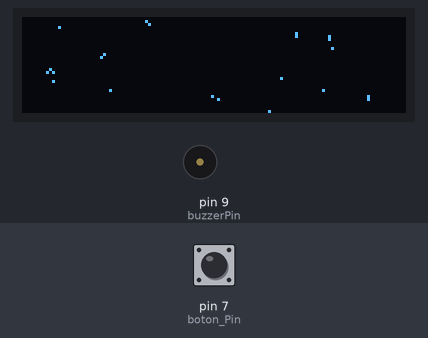
Recording of a sketch running on a simulated Arduino Uno, built with avr-gcc and run on an emulated ATmega328P. Shown: 128×32 one-colour display, buzzer (waves = sounding). Inputs (shaded band) come from the test bench; at power-on: pin 7 (boton_Pin) LOW.

Above: at 1.2 s.
1.3 s: pin 7 (boton_Pin) pulled HIGH for 0.15 s
At 7.8 s:
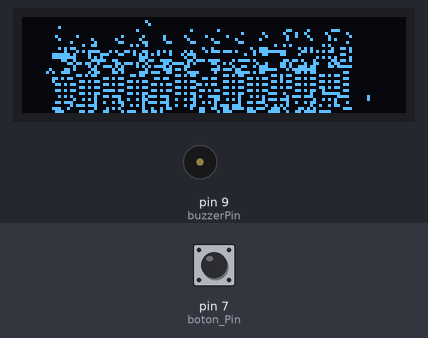
8.1 s: pin 7 (boton_Pin) pulled HIGH for 1 s
At 8.25 s:
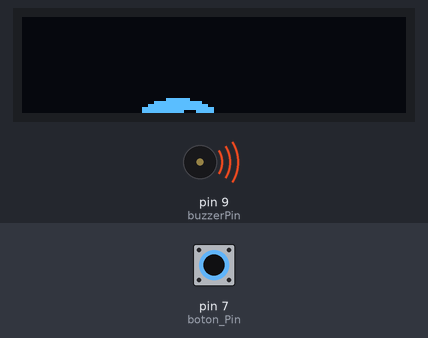
Timing chart, 0 to 14.9 s (numbered marks = the images above; inputs shaded):
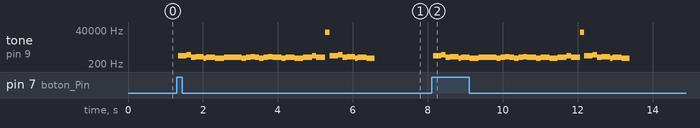

Measured:
- after the input at 1.3 s, tone on pin 9 (buzzerPin): plays 740 Hz for 0.22 s, 831 Hz for 0.12 s, 554 Hz for 0.12 s, 622 Hz for 0.22 s, 494 Hz for 0.06 s, 587 Hz for 0.12 s … (38 notes in this stretch), starting at once; the display: first changes at once (image 1 shows a later state)
- after the input at 8.1 s, tone on pin 9 (buzzerPin): plays 740 Hz for 0.22 s, 831 Hz for 0.12 s, 554 Hz for 0.12 s, 622 Hz for 0.22 s, 494 Hz for 0.06 s, 587 Hz for 0.12 s … (38 notes in this stretch), starting at once; the display: changes at once (image 2)

The sketch:

Gato_ronoso.ino
```cpp
#include <Arduino.h>
#include <Wire.h>
#include <Adafruit_GFX.h>
#include <Adafruit_SSD1306.h>
#define SCREEN_WIDTH 128 // OLED display width, in pixels
#define SCREEN_HEIGHT 32 // OLED display height, in pixels
#define OLED_RESET     -1 // Reset pin # (or -1 if sharing Arduino reset pin)
#define SCREEN_ADDRESS 0x3C ///< See datasheet for Address; 0x3D for 128x64, 0x3C for 128x32
Adafruit_SSD1306 display(SCREEN_WIDTH, SCREEN_HEIGHT, &Wire, OLED_RESET);
#define LOGO_WIDTH 100
#define LOGO_HEIGHT 100
#define LOGO_WIDTH2 70
#define LOGO_HEIGHT2 44
#define LOGO_WIDTH3 120
#define LOGO_HEIGHT3 70
//Imagen 1
const unsigned char  PROGMEM imagen_1[]= {
   0x00, 0x00, 0x00, 0x00, 0x00, 0x00, 0x00, 0x00, 0x00, 0x00, 0x00, 0x00, 0x00, 0x00, 0x00, 0x00,
  0x00, 0x00, 0x00, 0x00, 0x00, 0x00, 0x00, 0x00, 0x00, 0x00, 0x00, 0x00, 0x00, 0x00, 0x03, 0xfc,
  0x00, 0x00, 0x00, 0x00, 0x00, 0x00, 0x00, 0x00, 0x00, 0x00, 0x00, 0x3f, 0xff, 0xc0, 0x00, 0x00,
  0x00, 0x00, 0x00, 0x00, 0x00, 0x00, 0x00, 0x00, 0xff, 0xff, 0xf0, 0x00, 0x00, 0x00, 0x00, 0x00,
  0x00, 0x00, 0x00, 0x00, 0x03, 0xff, 0xff, 0xfc, 0x00, 0x00, 0x00, 0x00, 0x00, 0x00, 0x00, 0x00,
  0x00, 0x03, 0xff, 0xf0, 0xfc, 0x00, 0x00, 0x00, 0x00, 0x00, 0x00, 0x00, 0x00, 0x00, 0x0f, 0xff,
  0xfc, 0x3f, 0x00, 0x00, 0x00, 0x00, 0x00, 0x00, 0x00, 0x00, 0x00, 0x0f, 0xff, 0xff, 0x3f, 0x00,
  0x00, 0x00, 0x00, 0x00, 0x00, 0x00, 0x00, 0x00, 0x0f, 0xff, 0xff, 0xff, 0x00, 0x00, 0x00, 0x00,
  0x00, 0x00, 0x00, 0x00, 0x00, 0x0f, 0xff, 0xff, 0xff, 0x00, 0x00, 0x00, 0x00, 0x00, 0x00, 0x00,
  0x00, 0x00, 0x0f, 0xff, 0xff, 0xff, 0x00, 0x00, 0x00, 0x00, 0x00, 0x00, 0x00, 0x00, 0x00, 0x0f,
  0xff, 0xff, 0xff, 0x00, 0x00, 0x00, 0x00, 0x00, 0x00, 0x00, 0x00, 0x00, 0x03, 0xff, 0xff, 0xfc,
  0x00, 0x00, 0x00, 0x00, 0x00, 0x00, 0x00, 0x00, 0x00, 0x03, 0xff, 0xff, 0xfc, 0x00, 0x00, 0x00,
  0x00, 0x00, 0x00, 0x00, 0x00, 0x00, 0x00, 0xff, 0xff, 0xf0, 0x00, 0x00, 0x00, 0x00, 0x00, 0x00,
  0x00, 0x00, 0x00, 0x00, 0x3f, 0xff, 0xc0, 0x00, 0x00, 0x00, 0x00, 0x00, 0x00, 0x00, 0x00, 0x00,
  0x00, 0x03, 0xfc, 0x00, 0x00, 0x00, 0x00, 0x00, 0x00, 0x00, 0x00, 0x00, 0x00, 0x00, 0x00, 0xf0,
  0x00, 0x00, 0x00, 0x00, 0x00, 0x00, 0x00, 0x00, 0x00, 0x00, 0x00, 0x00, 0xf0, 0x00, 0x00, 0x00,
  0x00, 0x00, 0x00, 0x00, 0x00, 0x00, 0x00, 0x00, 0x03, 0xfc, 0x00, 0x00, 0x00, 0x00, 0x00, 0x00,
  0x00, 0x00, 0x00, 0x00, 0x00, 0x03, 0xfc, 0x00, 0x00, 0x00, 0x00, 0x00, 0x00, 0x00, 0x00, 0x00,
  0x00, 0x00, 0x00, 0x00, 0x00, 0x00, 0x00, 0x00, 0x00, 0x00, 0x00, 0x00, 0x00, 0x00, 0x00, 0x00,
  0x00, 0x00, 0x00, 0x00, 0x00, 0x00, 0x00, 0x00, 0x00, 0x00, 0x00, 0x00, 0x00, 0x00, 0x00, 0x00,
  0x00, 0x00, 0x00, 0x00, 0x00, 0x00, 0x00, 0x00, 0x00, 0x00, 0x00, 0x00, 0x00, 0x00, 0x00, 0x00,
  0x00, 0x00, 0x00, 0x00, 0x00, 0x00, 0x00, 0x00, 0x00, 0x00, 0x00, 0x00, 0x00, 0x00, 0x00, 0x00,
  0x00, 0x00, 0x00, 0x00, 0x00, 0xf0, 0x00, 0x0f, 0x80, 0x00, 0x00, 0x00, 0x00, 0x00, 0x00, 0x00,
  0x00, 0x03, 0x0c, 0x00, 0x38, 0xe0, 0x00, 0x00, 0x00, 0x00, 0x00, 0x00, 0x00, 0x00, 0x03, 0x03,
  0x00, 0xe0, 0xe0, 0x00, 0x00, 0x00, 0x00, 0x00, 0x00, 0x00, 0x00, 0x03, 0x00, 0xff, 0x00, 0xe0,
  0x00, 0x00, 0x00, 0x00, 0x00, 0x00, 0x00, 0x00, 0x03, 0x00, 0x00, 0x00, 0xe0, 0x00, 0x00, 0x00,
  0x00, 0x00, 0x00, 0x00, 0x00, 0x0c, 0x00, 0x00, 0x00, 0x18, 0x00, 0x00, 0x00, 0x00, 0x00, 0x00,
  0x00, 0x00, 0x0c, 0x03, 0x00, 0x0e, 0x18, 0x00, 0x00, 0x00, 0x00, 0x00, 0x00, 0x00, 0x00, 0x0c,
  0x0f, 0x03, 0x3e, 0x18, 0x00, 0x00, 0x00, 0x00, 0x00, 0x00, 0x00, 0x00, 0x0c, 0x00, 0x00, 0x00,
  0x18, 0x00, 0x00, 0x00, 0x00, 0x00, 0x00, 0x00, 0x00, 0x0c, 0x03, 0x0c, 0x38, 0x18, 0x00, 0x00,
  0x00, 0x00, 0x00, 0x00, 0x00, 0x00, 0x33, 0x03, 0xff, 0xf8, 0xe0, 0x00, 0x00, 0x00, 0x00, 0x00,
  0x00, 0x00, 0x00, 0x30, 0xc0, 0x00, 0x03, 0x80, 0x00, 0x00, 0x00, 0x00, 0x00, 0x00, 0x00, 0x00,
  0xc0, 0x3f, 0xff, 0xfe, 0x00, 0x00, 0x00, 0x00, 0x00, 0x00, 0x00, 0x00, 0x00, 0xf0, 0x00, 0x00,
  0x30, 0x00, 0x00, 0x00, 0x00, 0x00, 0x00, 0x00, 0x00, 0x00, 0x30, 0x0c, 0x00, 0x30, 0x00, 0x00,
  0x00, 0x00, 0x00, 0x00, 0x00, 0x00, 0x03, 0x0f, 0x0c, 0x0c, 0x30, 0x00, 0x00, 0x00, 0x00, 0x00,
  0x00, 0x00, 0x3f, 0xc3, 0x0f, 0x0c, 0x3c, 0x30, 0x00, 0x00, 0x00, 0x00, 0x00, 0x00, 0x00, 0x3f,
  0xc3, 0x03, 0x0c, 0x3c, 0x30, 0x00, 0x00, 0x00, 0x00, 0x00, 0x00, 0x00, 0xc0, 0xff, 0x03, 0x0c,
  0x3c, 0x30, 0x00, 0x00, 0x00, 0x00, 0x00, 0x00, 0x00, 0xf0, 0x0f, 0x03, 0x0c, 0x3c, 0x30, 0x00,
  0x00, 0x00, 0x00, 0x00, 0x00, 0x00, 0x0f, 0xf3, 0x00, 0xf0, 0x33, 0xc0, 0x00, 0x00, 0x00, 0x00,
  0x00, 0x00, 0x00, 0x00, 0x3f, 0xc0, 0x00, 0x30, 0x00, 0x00, 0x00, 0x00, 0x00, 0x00, 0x00, 0x00,
  0x00, 0x00, 0xc0, 0xfc, 0x30, 0x00, 0x00, 0x00, 0x00, 0x00, 0x00, 0x00, 0x00, 0x00, 0x00, 0xc3,
  0x0c, 0x30, 0x00, 0x00, 0x00, 0x00, 0x00, 0x00, 0x00, 0x00, 0x00, 0x00, 0xc3, 0x0c, 0x30, 0x00,
  0x00, 0x00, 0x00, 0x00, 0x00, 0x00, 0x00, 0x00, 0x00, 0xc3, 0x0c, 0x30, 0x00, 0x00, 0x00, 0x00,
  0x00, 0x00, 0x00, 0x00, 0x00, 0x00, 0x3c, 0x03, 0xc0, 0x00, 0x00, 0x00, 0x00, 0x00, 0x00, 0x00,
  0x00, 0x00, 0x00, 0x00, 0x00, 0x00, 0x00, 0x00, 0x00, 0x00, 0x00, 0x00, 0x00, 0x00, 0x00, 0x00,
  0x00, 0x00, 0x00, 0x00, 0x00, 0x00, 0x00, 0x00, 0x00, 0x00, 0x00, 0x00, 0x00, 0x00, 0x00, 0x00,
  0x00, 0x00, 0x00, 0x00, 0x00, 0x00, 0x00, 0x00, 0x00, 0x00, 0x00, 0x00, 0x00, 0x00, 0x00, 0x00,
  0x00, 0x00, 0x00, 0x00, 0x00, 0x00, 0x00, 0x00, 0x00, 0x00, 0x00, 0x00, 0x00, 0x00, 0x00, 0x00,
  0x00, 0x00, 0x00, 0x00, 0x00, 0x00, 0x00, 0x00, 0x00, 0x00, 0x00, 0x00
  };

const unsigned char  PROGMEM imagen_2[]= {
  0x00, 0x00, 0x00, 0x00, 0x00, 0x00, 0x00, 0x00, 0x00, 0x00, 0x00, 0x7f, 0xff, 0xff, 0xff, 0xf8,
  0x00, 0x00, 0x00, 0x01, 0x80, 0x00, 0x00, 0x00, 0x06, 0x00, 0x00, 0x00, 0x01, 0x80, 0x00, 0x00,
  0x00, 0x06, 0x00, 0x00, 0x00, 0x06, 0x00, 0x00, 0x00, 0x00, 0x01, 0x80, 0x00, 0x00, 0x06, 0x00,
  0x00, 0x00, 0x00, 0x01, 0x80, 0x00, 0x00, 0x06, 0x00, 0x00, 0x00, 0x00, 0x01, 0x80, 0x00, 0x00,
  0x06, 0x00, 0x00, 0x81, 0x00, 0x01, 0x80, 0x00, 0x00, 0x06, 0x00, 0x00, 0x00, 0x00, 0x01, 0x80,
  0x00, 0x00, 0x06, 0x02, 0x00, 0x00, 0x00, 0x01, 0x80, 0x00, 0x00, 0x06, 0x00, 0x00, 0x00, 0x70,
  0x01, 0x81, 0x00, 0x00, 0x06, 0x00, 0x00, 0x00, 0xf9, 0x01, 0x87, 0xc0, 0x00, 0x06, 0x00, 0x00,
  0x00, 0xfa, 0x01, 0x87, 0xc0, 0x00, 0x06, 0x00, 0x00, 0x03, 0x8e, 0x01, 0x9c, 0x70, 0x00, 0x06,
  0x00, 0x00, 0x03, 0x8f, 0x01, 0x9c, 0x70, 0x00, 0x06, 0x00, 0x02, 0x03, 0x83, 0x81, 0xf0, 0x70,
  0x00, 0x06, 0x00, 0x02, 0x03, 0x83, 0x81, 0xf0, 0x70, 0x1e, 0x06, 0x00, 0x00, 0x03, 0x80, 0x7f,
  0x80, 0x70, 0x1e, 0x06, 0x00, 0x00, 0x03, 0x80, 0x7f, 0x80, 0x70, 0x3e, 0x06, 0x00, 0x00, 0x03,
  0x80, 0x7f, 0x80, 0x70, 0xe1, 0x86, 0x00, 0x80, 0x03, 0x80, 0x00, 0x00, 0x70, 0xe1, 0xfe, 0x00,
  0x00, 0x0f, 0x00, 0x00, 0x00, 0x78, 0xe1, 0xfe, 0x00, 0x00, 0xce, 0x00, 0x00, 0x00, 0x1c, 0xe1,
  0xfe, 0x00, 0x00, 0xce, 0x01, 0x80, 0x02, 0x1c, 0x18, 0x06, 0x08, 0x00, 0x0e, 0x01, 0x80, 0x07,
  0x1c, 0x18, 0x06, 0x08, 0x00, 0x0e, 0x01, 0x80, 0x07, 0x1c, 0x0f, 0x86, 0x00, 0x00, 0x0e, 0x0f,
  0x81, 0x9f, 0x1c, 0x07, 0x86, 0x00, 0x00, 0x0e, 0x0f, 0x81, 0x9f, 0x1c, 0x00, 0x7e, 0x00, 0x00,
  0x0e, 0x00, 0x00, 0x00, 0x1c, 0x00, 0x7e, 0x00, 0x0c, 0x0e, 0x00, 0x00, 0x00, 0x1c, 0x00, 0x06,
  0x00, 0x00, 0x0e, 0x01, 0x86, 0x1c, 0x1c, 0x00, 0x06, 0x02, 0x00, 0x0e, 0x01, 0x86, 0x1c, 0x1c,
  0x00, 0x06, 0x00, 0x00, 0x07, 0x01, 0xff, 0xfc, 0x70, 0x00, 0x06, 0x00, 0x00, 0x03, 0x01, 0xff,
  0xfc, 0x70, 0x00, 0x07, 0x00, 0x00, 0x03, 0xc1, 0xff, 0xfd, 0xe0, 0x00, 0x07, 0x80, 0x00, 0x00,
  0xe0, 0x00, 0x01, 0xc0, 0x00, 0x07, 0x80, 0x00, 0x00, 0xe0, 0x00, 0x01, 0x80, 0x00, 0x18, 0x7f,
  0xff, 0xff, 0xff, 0xff, 0xfe, 0x00, 0x00, 0x18, 0x7f, 0xff, 0xff, 0xff, 0xff, 0xfe, 0x00, 0x00,
  0x18, 0x66, 0x1c, 0x00, 0x38, 0x66, 0x38, 0x00, 0x00, 0x18, 0x66, 0x1c, 0x00, 0x38, 0x66, 0x38,
  0x00, 0x00, 0x1f, 0x81, 0xfc, 0x00, 0x0f, 0xe1, 0xf8, 0x00, 0x00, 0x1f, 0x81, 0xfc, 0x00, 0x0f,
  0xe1, 0xf8, 0x00, 0x00, 0x00, 0x00, 0x00, 0x00, 0x00, 0x00, 0x00, 0x00
};

const unsigned char  PROGMEM imagen_3[]= {
  0x00, 0x00, 0x00, 0x00, 0x00, 0x00, 0x00, 0x00, 0x00, 0x00, 0x00, 0x00, 0x00, 0x00, 0x00, 0x00,
  0x00, 0x00, 0x00, 0x00, 0x40, 0x00, 0x00, 0x00, 0x00, 0x00, 0x00, 0x00, 0x00, 0x00, 0x00, 0x00,
  0x00, 0x00, 0x00, 0x20, 0x00, 0x00, 0x00, 0x00, 0x00, 0x00, 0x00, 0x00, 0x00, 0x00, 0x08, 0x00,
  0x00, 0x00, 0x00, 0x00, 0x00, 0x00, 0x00, 0x00, 0x00, 0x00, 0x00, 0x00, 0x00, 0x00, 0x00, 0x00,
  0x00, 0x00, 0x00, 0x00, 0x00, 0x00, 0x00, 0x00, 0x00, 0x00, 0x00, 0x00, 0x00, 0x00, 0x00, 0x00,
  0x00, 0x00, 0x00, 0x00, 0x00, 0x00, 0x10, 0x00, 0x00, 0x00, 0x00, 0x00, 0x00, 0x00, 0x00, 0x00,
  0x00, 0x00, 0x00, 0x00, 0x00, 0x10, 0x02, 0x00, 0x00, 0x00, 0x00, 0x00, 0x00, 0x00, 0x00, 0x00,
  0x00, 0x00, 0x00, 0x00, 0x00, 0x02, 0x00, 0x00, 0x00, 0x00, 0x00, 0x00, 0x00, 0x00, 0x00, 0x00,
  0x00, 0x00, 0x00, 0x00, 0x00, 0x00, 0x00, 0x00, 0x00, 0x00, 0x00, 0x00, 0x00, 0x00, 0x00, 0x00,
  0x00, 0x00, 0x00, 0x00, 0x00, 0x00, 0x00, 0x00, 0x00, 0x00, 0x00, 0x00, 0x00, 0x00, 0x00, 0x00,
  0x00, 0x00, 0x01, 0x00, 0x00, 0x00, 0x00, 0x00, 0x00, 0x00, 0x00, 0x00, 0x00, 0x00, 0x00, 0x00,
  0x00, 0x00, 0x00, 0x00, 0x00, 0x00, 0x00, 0x10, 0x00, 0x00, 0x00, 0x00, 0x00, 0x00, 0x00, 0x00,
  0x00, 0x00, 0x00, 0x00, 0x00, 0x00, 0x20, 0x00, 0x00, 0x00, 0x00, 0x00, 0x00, 0x00, 0x00, 0x00,
  0x00, 0x00, 0x00, 0x00, 0x00, 0x00, 0x00, 0x00, 0x00, 0x00, 0x00, 0x00, 0x00, 0x00, 0x00, 0x00,
  0x00, 0x00, 0x00, 0x00, 0x00, 0x00, 0x00, 0x00, 0x00, 0x00, 0x00, 0x00, 0x00, 0x00, 0x00, 0x00,
  0x00, 0x00, 0x00, 0x00, 0x00, 0x00, 0x00, 0x00, 0x00, 0x00, 0x00, 0x00, 0x00, 0x00, 0x00, 0x00,
  0x40, 0x00, 0x00, 0x00, 0x00, 0x00, 0x00, 0x00, 0x00, 0x00, 0x00, 0x00, 0x00, 0x00, 0x00, 0xa0,
  0x00, 0x00, 0x00, 0x00, 0x00, 0x00, 0x00, 0x00, 0x00, 0x00, 0x00, 0x00, 0x00, 0x00, 0x00, 0x00,
  0x00, 0x00, 0x00, 0x00, 0x00, 0x00, 0x00, 0x00, 0x00, 0x00, 0x00, 0x00, 0x00, 0x00, 0x00, 0x00,
  0x00, 0x00, 0x00, 0x00, 0x00, 0x00, 0x02, 0x00, 0x00, 0x00, 0x00, 0x00, 0x20, 0x00, 0x00, 0x00,
  0x00, 0x00, 0x00, 0x00, 0x00, 0x00, 0x00, 0x00, 0x00, 0x00, 0x00, 0x00, 0x00, 0x00, 0x00, 0x00,
  0x00, 0x00, 0x00, 0x00, 0x00, 0x00, 0x00, 0x00, 0x00, 0x00, 0x00, 0x00, 0x00, 0x00, 0x00, 0x00,
  0x00, 0x00, 0x00, 0x00, 0x00, 0x00, 0x00, 0x00, 0x00, 0x00, 0x00, 0x04, 0x00, 0x00, 0x00, 0x00,
  0x00, 0x00, 0x00, 0x00, 0x08, 0x00, 0x00, 0x00, 0x00, 0x00, 0x00, 0x00, 0x00, 0x00, 0x00, 0x00,
  0x00, 0x00, 0x00, 0x00, 0x00, 0x00, 0x00, 0x00, 0x00, 0x00, 0x00, 0x00, 0x00, 0x01, 0x00, 0x00,
  0x00, 0x00, 0x00, 0x00, 0x10, 0x00, 0x00, 0x00, 0x00, 0x00, 0x00, 0x00, 0x00, 0x40, 0x00, 0x00,
  0x00, 0x00, 0x00, 0x10, 0x00, 0x00, 0x00, 0x00, 0x00, 0x00, 0x00, 0x00, 0x00, 0x00, 0x00, 0x00,
  0x00, 0x00, 0x00, 0x00, 0x00, 0x00, 0x00, 0x00, 0x00, 0x00, 0x00, 0x00, 0x00, 0x00, 0x00, 0x00,
  0x00, 0x00, 0x00, 0x00, 0x00, 0x00, 0x00, 0x00, 0x00, 0x00, 0x00, 0x00, 0x00, 0x00, 0x00, 0x00,
  0x00, 0x00, 0x00, 0x00, 0x00, 0x00, 0x00, 0x00, 0x00, 0x00, 0x00, 0x20, 0x00, 0x00, 0x00, 0x00,
  0x00, 0x00, 0x00, 0x00, 0x00, 0x00, 0x00, 0x00, 0x00, 0x00, 0x00, 0x00, 0x00, 0x00, 0x00, 0x00,
  0x00, 0x00, 0x00, 0x00, 0x00, 0x00, 0x00, 0x00, 0x00, 0x00, 0x00, 0x00, 0x00, 0x00, 0x00, 0x00,
  0x00, 0x00, 0x00, 0x00, 0x00, 0x00, 0x00, 0x00, 0x00, 0x00, 0x00, 0x00, 0x00, 0x00, 0x00, 0x00,
  0x00, 0x00, 0x00, 0x00, 0x00, 0x00, 0x00, 0x00, 0x00, 0x00, 0x00, 0x00, 0x00, 0x00, 0x00, 0x00,
  0x00, 0x02, 0x00, 0x00, 0x00, 0x00, 0x00, 0x00, 0x00, 0x00, 0x00, 0x00, 0x00, 0x00, 0x00, 0x00,
  0x00, 0x00, 0x00, 0x00, 0x00, 0x00, 0x00, 0x00, 0x00, 0x00, 0x00, 0x00, 0x00, 0x00, 0x00, 0x00,
  0x00, 0x00, 0x00, 0x00, 0x00, 0x00, 0x00, 0x01, 0x00, 0x00, 0x00, 0x00, 0x00, 0x00, 0x02, 0x00,
  0x00, 0x00, 0x00, 0x00, 0x00, 0x00, 0x00, 0x00, 0x02, 0x00, 0x00, 0x00, 0x00, 0x00, 0x00, 0x00,
  0x00, 0x00, 0x00, 0x00, 0x00, 0x00, 0x00, 0x02, 0x00, 0x00, 0x00, 0x00, 0x02, 0x00, 0x00, 0x00,
  0x00, 0x00, 0x00, 0x00, 0x00, 0x00, 0x00, 0x00, 0x00, 0x00, 0x00, 0x00, 0x00, 0x00, 0x00, 0x00,
  0x00, 0x00, 0x00, 0x00, 0x00, 0x00, 0x00, 0x00, 0x00, 0x00, 0x00, 0x00, 0x10, 0x00, 0x00, 0x00,
  0x00, 0x08, 0x00, 0x00, 0x00, 0x00, 0x00, 0x00, 0x00, 0x40, 0x00, 0x00, 0x00, 0x00, 0x00, 0x00,
  0x10, 0x00, 0x00, 0x00, 0x00, 0x00, 0x00, 0x00, 0x40, 0x00, 0x60, 0x00, 0x00, 0x01, 0x00, 0x00,
  0x00, 0x00, 0x00, 0x00, 0x00, 0x00, 0x00, 0x00, 0x00, 0x00, 0x00, 0x00, 0x00, 0x00, 0x14, 0x00,
  0x00, 0x00, 0x00, 0x00, 0x00, 0x00, 0x08, 0x00, 0x00, 0x00, 0x00, 0x00, 0x00, 0x08, 0x00, 0x00,
  0x00, 0x00, 0x00, 0x00, 0x00, 0x00, 0x00, 0x00, 0x00, 0x00, 0x00, 0x00, 0x00, 0x00, 0x00, 0x00,
  0x00, 0x00, 0x00, 0x00, 0x00, 0x00, 0x00, 0x00, 0x00, 0x00, 0x00, 0x00, 0x00, 0x00, 0x00, 0x00,
  0x00, 0x00, 0x00, 0x00, 0x00, 0x00, 0x00, 0x00, 0x00, 0x00, 0x00, 0x00, 0x00, 0x00, 0x00, 0x00,
  0x00, 0x00, 0x00, 0x00, 0x00, 0x00, 0x00, 0x00, 0x00, 0x00, 0x00, 0x00, 0x00, 0x00, 0x00, 0x00,
  0x00, 0x00, 0x00, 0x00, 0x00, 0x00, 0x00, 0x00, 0x00, 0x00, 0x00, 0x00, 0x00, 0x00, 0x00, 0x00,
  0x00, 0x00, 0x00, 0x00, 0x00, 0x00, 0x00, 0x00, 0x00, 0x00, 0x00, 0x00, 0x00, 0x00, 0x00, 0x00,
  0x00, 0x00, 0x00, 0x00, 0x00, 0x00, 0x00, 0x00, 0x00, 0x00, 0x00, 0x00, 0x00, 0x00, 0x00, 0x00,
  0x00, 0x00, 0x00, 0x00, 0x00, 0x00, 0x00, 0x00, 0x00, 0x00, 0x00, 0x00, 0x00, 0x00, 0x00, 0x00,
  0x00, 0x00, 0x00, 0x00, 0x00, 0x00, 0x00, 0x00, 0x00, 0x00, 0x00, 0x00, 0x00, 0x00, 0x00, 0x00,
  0x00, 0x00, 0x00, 0x00, 0x00, 0x00, 0x00, 0x00, 0x00, 0x00, 0x00, 0x00, 0x00, 0x00, 0x00, 0x00,
  0x00, 0x00, 0x00, 0x00, 0x00, 0x00, 0x00, 0x00, 0x10, 0x00, 0x00, 0x00, 0x00, 0x00, 0x00, 0x04,
  0x00, 0x00, 0x00, 0x00, 0x00, 0x00, 0x00, 0x00, 0x00, 0x00, 0x00, 0x00, 0x00, 0x00, 0x20, 0x00,
  0x00, 0x00, 0x00, 0x00, 0x00, 0x00, 0x00, 0x00, 0x00, 0x00, 0x00, 0x00, 0x00, 0x00, 0x00, 0x00,
  0x00, 0x00, 0x00, 0x00, 0x00, 0x00, 0x00, 0x00, 0x00, 0x04, 0x00, 0x00, 0x00, 0x00, 0x00, 0x00,
  0x00, 0x00, 0x00, 0x00, 0x00, 0x00, 0x00, 0x00, 0x04, 0x40, 0x00, 0x00, 0x00, 0x00, 0x00, 0x00,
  0x00, 0x00, 0x00, 0x04, 0x00, 0x00, 0x00, 0x04, 0x40, 0x00, 0x00, 0x00, 0x00, 0x00, 0x00, 0x00,
  0x00, 0x00, 0x00, 0x00, 0x00, 0x00, 0x00, 0x00, 0x00, 0x00, 0x00, 0x00, 0x00, 0x00, 0x00, 0x00,
  0x00, 0x00, 0x00, 0x00, 0x00, 0x00, 0x00, 0x00, 0x00, 0x00, 0x20, 0x00, 0x00, 0x00, 0x00, 0x00,
  0x00, 0x00, 0x00, 0x00, 0x00, 0x00, 0x00, 0x00, 0x00, 0x00, 0x00, 0x00, 0x00, 0x08, 0x00, 0x00,
  0x00, 0x00, 0x00, 0x00, 0x00, 0x00, 0x00, 0x00, 0x00, 0x00, 0x00, 0x00, 0x02, 0x00, 0x00, 0x00,
  0x00, 0x00, 0x00, 0x00, 0x00, 0x00, 0x00, 0x00, 0x00, 0x00
};

// Arreglos para almacenar las frecuencias y duraciones de las notas
const int notes[] = {740, 831, 554, 622, 494, 587, 554, 494, 494, 554, 587, 587, 554, 494, 554, 622,  587, 494, 554, 622, 587, 554, 494, 554, 587, 494, 554, 587, 740, 554, 587};
const int durations[] = {214, 107, 107, 214, 54, 107, 107, 107, 107, 214, 107, 54, 54, 107, 107, 107, 107, 107, 107, 107, 107, 107, 107, 107, 107, 214, 107, 107, 107, 107, 107, 107, 107, 107, 107, 107, 107, 107, 107, 107, 107, 107, 107, 107, 107, 107};
int buzzerPin = 9; // Reemplaza 9 con el número de pin que estás utilizando
//boton
int boton_Pin= 7;
int estadoBoton=LOW;
int ultimoEstadoBoton=LOW;
int tiempoUltimoCambio=0;
int tiempoAnimacion=10;
int posx=10;
int posy=25;

void setup() {
  pinMode(buzzerPin, OUTPUT);
  pinMode(boton_Pin, INPUT);

  //Para la pantalla oled
  Serial.begin(9600);
  if(!display.begin(SSD1306_SWITCHCAPVCC, SCREEN_ADDRESS)){
    Serial.print(F("Fallo en la asignación de SSD1306"));
    }
  display.clearDisplay(); //limpiamos el display en caso de que haya algo ahi
  display.display();

}

// Función para reproducir la canción
void playSong(int buzzerPin, int songLength) {
  for (int i = 0; i < songLength; i++) {
    tone(buzzerPin, notes[i]);
    delay(durations[i]);
    noTone(buzzerPin);
  }
}


unsigned long tiempoUltimaAnimacion = 0;
int intervaloAnimacion = 0;       //  aso de la animación
bool animacionActiva = false;
int i_sound=0;
void loop() {
  // Leer el estado del botón
  estadoBoton = digitalRead(boton_Pin);
  display.drawBitmap(0, 0, imagen_3, LOGO_WIDTH3, LOGO_HEIGHT3, WHITE);
  display.display();

  // Si el botón se presiona y no hay una animación en curso, activar la animación
  if (estadoBoton == HIGH && ultimoEstadoBoton == LOW && !animacionActiva) {
    //int songLength = sizeof(notes) / sizeof(notes[0]);
    //playSong(buzzerPin, songLength);
    //playSong(buzzerPin, songLength);
    animacionActiva = true;
    posy = 25; // Reiniciar posición de la animación
    tiempoUltimaAnimacion = millis(); // Inicializar el tiempo de la última animación
  }

  // Animación
  if (animacionActiva) {
    if (millis() - tiempoUltimaAnimacion >= intervaloAnimacion) {
      tiempoUltimaAnimacion = millis(); // Actualizar el tiempo de la última animación
      display.clearDisplay();
      display.drawBitmap(posx, posy, imagen_1, LOGO_WIDTH, LOGO_HEIGHT, WHITE);
      display.display();
      int songLength = sizeof(notes) / sizeof(notes[0]);
      if(i_sound>songLength){
        i_sound=0;
        }
      tone(buzzerPin, notes[i_sound]);
      delay(durations[i_sound]-30);
      //noTone(buzzerPin);
      i_sound++;

      // Actualizar la posición de la imagen
      posy -=2;

      // Verificar si la animación ha terminado
      if (posy < -55) {
        animacionActiva = false;
        display.clearDisplay();
        display.drawBitmap(posx, posy+1, imagen_1, LOGO_WIDTH, LOGO_HEIGHT, WHITE);
        display.display();
        noTone(buzzerPin);
        //count=0
        i_sound=0;

      }
    }
  }

  // Actualizar el último estado del botón
  ultimoEstadoBoton = estadoBoton;
}

//Ya no se usan delays debido a que paran por completo la acción por eso se optará
//por usar milis
```
